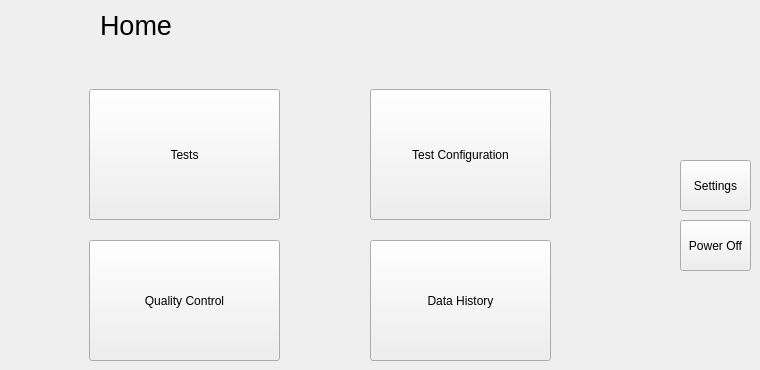
    <widget class="QWidget" name="page_1">
     <widget class="QToolButton" name="toolButton">
      <property name="geometry">
       <rect>
        <x>89</x>
        <y>89</y>
        <width>191</width>
        <height>131</height>
       </rect>
      </property>
      <property name="text">
       <string>Tests</string>
      </property>
     </widget>
     <widget class="QToolButton" name="toolButton_2">
      <property name="geometry">
       <rect>
        <x>370</x>
        <y>89</y>
        <width>181</width>
        <height>131</height>
       </rect>
      </property>
      <property name="text">
       <string>Test Configuration</string>
      </property>
     </widget>
     <widget class="QToolButton" name="toolButton_3">
      <property name="geometry">
       <rect>
        <x>89</x>
        <y>240</y>
        <width>191</width>
        <height>121</height>
       </rect>
      </property>
      <property name="text">
       <string>Quality Control</string>
      </property>
     </widget>
     <widget class="QToolButton" name="toolButton_4">
      <property name="geometry">
       <rect>
        <x>370</x>
        <y>240</y>
        <width>181</width>
        <height>121</height>
       </rect>
      </property>
      <property name="text">
       <string>Data History</string>
      </property>
     </widget>
     <widget class="QToolButton" name="toolButton_5">
      <property name="geometry">
       <rect>
        <x>680</x>
        <y>160</y>
        <width>71</width>
        <height>51</height>
       </rect>
      </property>
      <property name="text">
       <string>Settings</string>
      </property>
     </widget>
     <widget class="QToolButton" name="toolButton_6">
      <property name="geometry">
       <rect>
        <x>680</x>
        <y>220</y>
        <width>71</width>
        <height>51</height>
       </rect>
      </property>
      <property name="text">
       <string>Power Off</string>
      </property>
     </widget>
     <widget class="QLabel" name="label_5">
      <property name="geometry">
       <rect>
        <x>100</x>
        <y>10</y>
        <width>80</width>
        <height>30</height>
       </rect>
      </property>
      <property name="font">
       <font>
        <pointsize>20</pointsize>
       </font>
      </property>
      <property name="text">
       <string>Home</string>
      </property>
     </widget>
    </widget>
